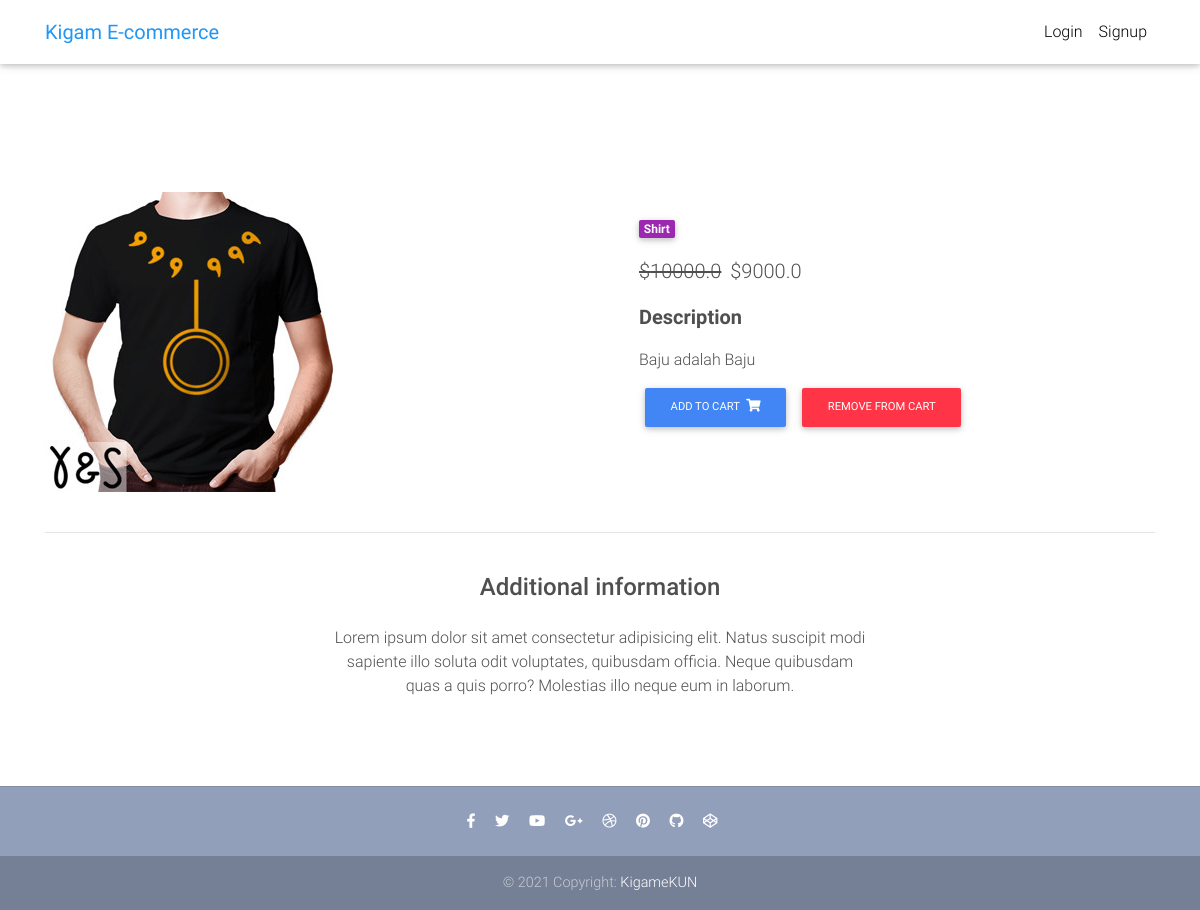
Screenshot of /product/baju/ with the database file from the repository.
### core/models.py (models this page shows, shortened)
class Item(models.Model):
    title = models.CharField(max_length=100)
    price = models.FloatField()
    discount_price = models.FloatField(blank=True, null=True)
    category = models.CharField(choices=CATEGORY_CHOICES, max_length=2)
    label = models.CharField(choices=LABEL_CHOICES, max_length=1)
    slug = models.SlugField()
    description = models.TextField()
    image = models.ImageField()
    def get_remove_from_cart_url(self):
        return reverse("core:remove-from-cart", kwargs={
            'slug': self.slug
        })

### core/views.py (the view)
# urls.py: path('product/<slug>/', ItemDetailView.as_view(), name='product'),
class ItemDetailView(DetailView):
    model = Item
    template_name = "product.html"

### templates/product.html (shortened to what this page needs)
{% extends "base.html" %}
{% block content %}
  <main class="mt-5 pt-4">
    <div class="container dark-grey-text mt-5">
      <div class="row wow fadeIn">
        <div class="col-md-6 mb-4">
          <img src="{{object.image.url}}" class="img-fluid" alt="">
        </div>
        <div class="col-md-6 mb-4">
          <div class="p-4">
            <div class="mb-3">
              <a href="">
                <span class="badge purple mr-1">{{ object.get_category_display }}</span>
              </a>
            </div>
            <p class="lead">
              {% if object.discount_price %}
              <span class="mr-1">
                <del>${{ object.price }}</del>
              </span>
              <span>${{ object.discount_price }}</span>
              {% else %}
              <span>${{ object.price }}</span>
              {% endif %}
            </p>
            <p class="lead font-weight-bold">Description</p>
            <p>{{ object.description }}</p>
            <a href="{% url 'core:add-to-cart' object.slug %}" class="btn btn-primary btn-md my-0 p">
              Add to cart
              <i class="fas fa-shopping-cart ml-1"></i>
            </a>
            <a href="{{ object.get_remove_from_cart_url }}" class="btn btn-danger btn-md my-0 p">
              Remove from cart
            </a>
          </div>
        </div>
      </div>
      <hr>
      <div class="row d-flex justify-content-center wow fadeIn">
        <div class="col-md-6 text-center">
          <h4 class="my-4 h4">Additional information</h4>
          <p>Lorem ipsum dolor sit amet consectetur adipisicing elit. Natus suscipit modi sapiente illo soluta odit
            voluptates,
            quibusdam officia. Neque quibusdam quas a quis porro? Molestias illo neque eum in laborum.</p>
        </div>
      </div>
      <div class="row wow fadeIn">
        <div class="col-lg-4 col-md-12 mb-4">
        </div>
        <div class="col-lg-4 col-md-6 mb-4">
        </div>
        <div class="col-lg-4 col-md-6 mb-4">
        </div>
      </div>
    </div>
  </main>
{% endblock content %}

### templates/base.html (style rules this page uses)
html, body, header, .carousel { height: 60vh; }

### rows the page displays
Item: image (picture), category "Shirt", price "10000.0", discount_price "9000.0", description "Baju adalah Baju"
